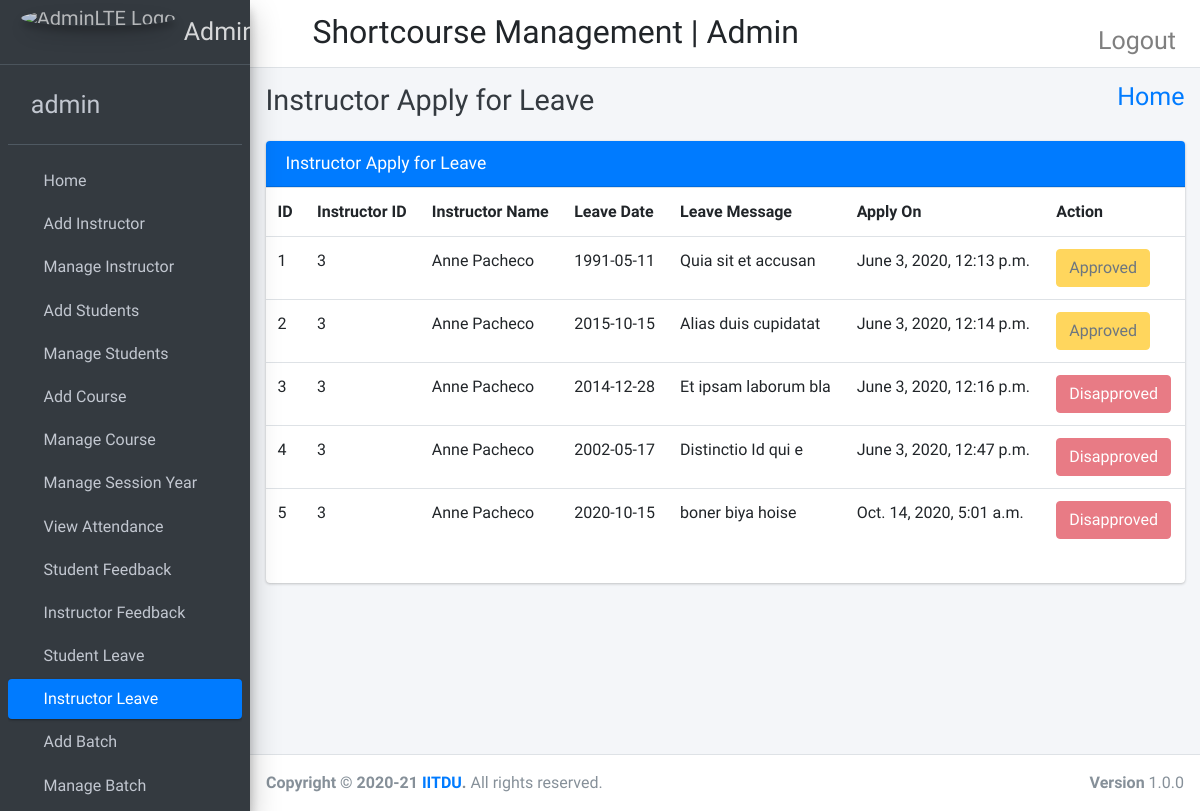
The app's page /instructor_leave_view/ (signed in) with its own data.
### shortcourse_app/models.py (models this page shows)
class CustomUser(AbstractUser):
    user_type_data = ((1, 'Admin'), (2, 'Instructor'), (3, 'Students'))
    user_type = models.CharField(default=1, choices=user_type_data, max_length=20)

class LeaveReportInstructors(models.Model):
    id = models.AutoField(primary_key=True)
    instructor_id = models.ForeignKey(Instructors, on_delete=models.CASCADE)
    leave_date = models.CharField(max_length=255)
    leave_message = models.TextField()
    leave_status = models.IntegerField(default=0)
    created_at = models.DateTimeField(auto_now_add=True)
    updated_at = models.DateTimeField(auto_now_add=True)
    objects = models.Manager()

class Instructors(models.Model):
    id = models.AutoField(primary_key=True)
    admin = models.OneToOneField(CustomUser, on_delete=models.CASCADE)
    course_id = models.ForeignKey(Courses, on_delete=models.CASCADE, default=1)
    address = models.TextField()
    created_at = models.DateTimeField(auto_now_add=True)
    updated_at = models.DateTimeField(auto_now_add=True)
    objects = models.Manager()

### shortcourse_app/admin_view.py (the view)
# urls.py: path('instructor_leave_view/', admin_view.instructor_leave_view, name='instructor_leave_view'),
def instructor_leave_view(request):
    leaves = LeaveReportInstructors.objects.all()
    return render(request, "admin_template/instructor_leave_view.html", {"leaves": leaves})

### templates/admin_template/instructor_leave_view.html
{% extends 'admin_template/base_template.html' %}
{% block page_title %}
Instructor Apply for Leave
{% endblock page_title %}
{% block main_content %}
    <section class="content">
      <div class="container-fluid">
          <div class="row">
              <div class="col-md-12">
            <div class="card card-primary">
              <div class="card-header">
                <h3 class="card-title">Instructor Apply for Leave</h3>
              </div>
                <div class="table">
                    <table class="table">
                        <tr>
                            <th>ID</th>
                            <th>Instructor ID</th>
                            <th>Instructor Name</th>
                            <th>Leave Date</th>
                            <th>Leave Message</th>
                            <th>Apply On</th>
                            <th>Action</th>
                        </tr>
                        {% for leave in leaves %}
                        <tr>
                            <td>{{ leave.id }}</td>
                            <td>{{ leave.instructor_id.admin.id }}</td>
                            <td>{{ leave.instructor_id.admin.first_name }} {{ leave.instructor_id.admin.last_name }}</td>
                            <td>{{ leave.leave_date }}</td>
                            <td>{{ leave.leave_message }}</td>
                            <td>{{ leave.created_at }}</td>
                            <td>
                                {% if leave.leave_status == 0 %}
                                <a href="{% url 'instructor_approve_leave' leave_id=leave.id %}" class="btn btn-success" >Approve</a>
                                <a class="btn btn-danger" href="{% url 'instructor_disapprove_leave' leave_id=leave.id %}" >Disapprove</a>
                                {% elif leave.leave_status == 1  %}
                                 <button class="btn btn-warning" disabled="disabled" data-toggle="modal" data-target="#reply_modal">Approved</button>
                                {% else %}
                                <button class="btn btn-danger" disabled="disabled" data-toggle="modal" data-target="#reply_modal">Disapproved</button>
                                {% endif %}
                            </td>
                        </tr>
                        {% endfor %}
                    </table>
                </div>
            </div>
          </div>
          </div>
      </div>
    </section>
{% endblock main_content %}

### templates/admin_template/sidebar_template.html (shortened to what this page needs)
{% load static %}
<aside class="main-sidebar sidebar-dark-primary elevation-4">
    <a href="index3.html" class="brand-link">
      <img src='{% static "dist/img/AdminLTELogo.png" %}' alt="AdminLTE Logo" class="brand-image img-circle elevation-3"
           style="opacity: .8">
      <span class="brand-text font-weight-light" style="font-size: 25px">AdminToDo</span>
    </a>
    <div class="sidebar">
      <div class="user-panel mt-3 pb-3 mb-3 d-flex">
        <div class="image">
        </div>
        <div class="info">
          <a href="{% url 'admin_profile' %}" class="d-block" style="font-size: 25px">{{ user.username }}</a>
        </div>
      </div>
      <nav class="mt-2">
        <ul class="nav nav-pills nav-sidebar flex-column" data-widget="treeview" role="menu" data-accordion="false">
          <li class="nav-item">
              {% url 'admin_home' as admin_home %}
                <a href='{{ admin_home }}' class="nav-link {% if request.path ==  admin_home %}active{% endif %}">
                  <i class='fas fa-list-ul' style='font-size:20px; color: red'>  </i>
                  <p>
                    Home
                  </p>
                </a>
          </li>
          <li class="nav-item">
              {% url 'add_instructor' as add_instructor %}
                <a href='{{ add_instructor }}' class="nav-link {% if request.path ==  add_instructor %}active{% endif %}">
                  <i class='fas fa-list-ul' style='font-size:20px; color: red'>  </i>
                  <p>
                    Add Instructor
                  </p>
                </a>
          </li>
            <li class="nav-item">
                {% url 'manage_instructor'  as manage_instructor %}
                {% url 'edit_instructor' instructor_id=id as edit_instructor %}
                <a href="{{ manage_instructor }}" class="nav-link {% if request.path ==  manage_instructor %}active{% endif %}
                                                                   {% if request.path ==  edit_instructor %}active{% endif %}  ">
                  <i class='fas fa-list-ul' style='font-size:20px; color: red'></i>
                  <p>
                    Manage Instructor
                  </p>
                </a>
            </li>
            <li class="nav-item">
                {% url 'add_student' as add_student %}
              <a href="{{ add_student }}" class="nav-link {% if request.path ==  add_student %}active{% endif %}">
                  <i class='fas fa-list-ul' style='font-size:20px; color: red'></i>
                  <p>
                    Add Students
                  </p>
              </a>
          </li>
            <li class="nav-item">
                {% url 'manage_student' as  manage_student%}
                {% url 'edit_student' student_id=id as edit_student %}
                <a href="{{ manage_student }}" class="nav-link {% if request.path ==  manage_student %}active{% endif %}
                                                                {% if request.path ==  edit_student %}active{% endif %}">
                  <i class='fas fa-list-ul' style='font-size:20px; color: red'></i>
                  <p>
                    Manage Students
                  </p>
                </a>
            </li>
            <li class="nav-item">
                {% url 'add_course' as add_course %}
                <a href="{{ add_course }}" class="nav-link {% if request.path ==  add_course %}active{% endif %}">
                  <i class='fas fa-list-ul' style='font-size:20px; color: red'></i>
                  <p>
                    Add Course
                  </p>
                </a>
             </li>
            <li class="nav-item">
                {% url 'manage_courses' as manage_courses %}
                {% url 'edit_course' course_id=id as edit_course %}
                <a href="{{ manage_courses }}" class="nav-link {% if request.path ==  manage_courses %}active{% endif %}
                                                             {% if request.path ==  edit_course %}active{% endif %}">
                  <i class='fas fa-list-ul' style='font-size:20px; color: red'></i>
                  <p>
                    Manage Course
                  </p>
                </a>
            </li>
            <li class="nav-item">
                {% url 'manage_session' as manage_session %}
                <a href="{{ manage_session }}" class="nav-link {% if request.path ==  manage_session %}active{% endif %}">
                <i class='fas fa-list-ul' style='font-size:20px; color: red'></i>
                  <p>
                    Manage Session Year
                  </p>
                </a>
            </li>
            <li class="nav-item">
                {% url 'admin_view_attendance' as admin_view_attendance %}
                <a href="{{ admin_view_attendance }}" class="nav-link {% if request.path ==  admin_view_attendance %}active{% endif %}">
                <i class='fas fa-list-ul' style='font-size:20px; color: red'></i>
                  <p>
                    View Attendance
                  </p>
                </a>
            </li>
            <li class="nav-item">
                {% url 'student_feedback_message' as student_feedback_message %}
                <a href="{{ student_feedback_message }}" class="nav-link {% if request.path ==  student_feedback_message %}active{% endif %}">
                <i class='fas fa-list-ul' style='font-size:20px; color: red'></i>
                  <p>
                    Student Feedback
                  </p>
                </a>
            </li>
            <li class="nav-item">
                {% url 'instructor_feedback_message' as instructor_feedback_message %}
                <a href="{{ instructor_feedback_message }}" class="nav-link {% if request.path ==  instructor_feedback_message %}active{% endif %}">
                <i class='fas fa-list-ul' style='font-size:20px; color: red'></i>
                  <p>
                    Instructor Feedback
                  </p>
                </a>
            </li>
            <li class="nav-item">
                {% url 'student_leave_view' as student_leave_view %}
                <a href="{{ student_leave_view }}" class="nav-link {% if request.path ==  student_leave_view %}active{% endif %}">
                <i class='fas fa-list-ul' style='font-size:20px; color: red'></i>
                  <p>
                    Student Leave
                  </p>
                </a>
            </li>
           <li class="nav-item">
                {% url 'instructor_leave_view' as instructor_leave_view %}
                <a href="{{ instructor_leave_view }}" class="nav-link {% if request.path ==  instructor_leave_view %}active{% endif %}">
                <i class='fas fa-list-ul' style='font-size:20px; color: red'></i>
                  <p>
                    Instructor Leave
                  </p>
                </a>
            </li>
             <li class="nav-item">
               {% url 'add_batch' as add_batch %}
                <a href="{{ add_batch }}" class="nav-link {% if request.path ==  add_batch %}active{% endif %}">
                  <i class='fas fa-list-ul' style='font-size:20px; color: red'></i>
                  <p>
                    Add Batch
                  </p>
                </a>
             </li>
            <li class="nav-item">
                {% url 'manage_batch' as manage_batch %}
                {% url 'edit_batch' batch_id=id as edit_batch %}
                <a href="{{ manage_batch }}" class="nav-link {% if request.path ==  manage_batch %}active{% endif %}
                                                              {% if request.path ==  edit_batch %}active{% endif %}  ">
                  <i class='fas fa-list-ul' style='font-size:20px; color: red'></i>
                  <p>
                    Manage Batch
                  </p>
                </a>
             </li>
        </ul>
      </nav>
    </div>
  </aside>

### records on screen
CustomUser: username "admin"
LeaveReportInstructors: id "1", instructor_id.admin.id "3", instructor_id.admin.first_name "Anne", instructor_id.admin.last_name "Pacheco", leave_date "1991-05-11", leave_message "Quia sit et accusan", created_at "June 3, 2020, 12:13 p.m.", leave_status "Approved"
LeaveReportInstructors: id "2", instructor_id.admin.id "3", instructor_id.admin.first_name "Anne", instructor_id.admin.last_name "Pacheco", leave_date "2015-10-15", leave_message "Alias duis cupidatat", created_at "June 3, 2020, 12:14 p.m.", leave_status "Approved"
LeaveReportInstructors: id "3", instructor_id.admin.id "3", instructor_id.admin.first_name "Anne", instructor_id.admin.last_name "Pacheco", leave_date "2014-12-28", leave_message "Et ipsam laborum bla", created_at "June 3, 2020, 12:16 p.m.", leave_status "Disapproved"
LeaveReportInstructors: id "4", instructor_id.admin.id "3", instructor_id.admin.first_name "Anne", instructor_id.admin.last_name "Pacheco", leave_date "2002-05-17", leave_message "Distinctio Id qui e", created_at "June 3, 2020, 12:47 p.m.", leave_status "Disapproved"
LeaveReportInstructors: id "5", instructor_id.admin.id "3", instructor_id.admin.first_name "Anne", instructor_id.admin.last_name "Pacheco", leave_date "2020-10-15", leave_message "boner biya hoise", created_at "Oct. 14, 2020, 5:01 a.m.", leave_status "Disapproved"
